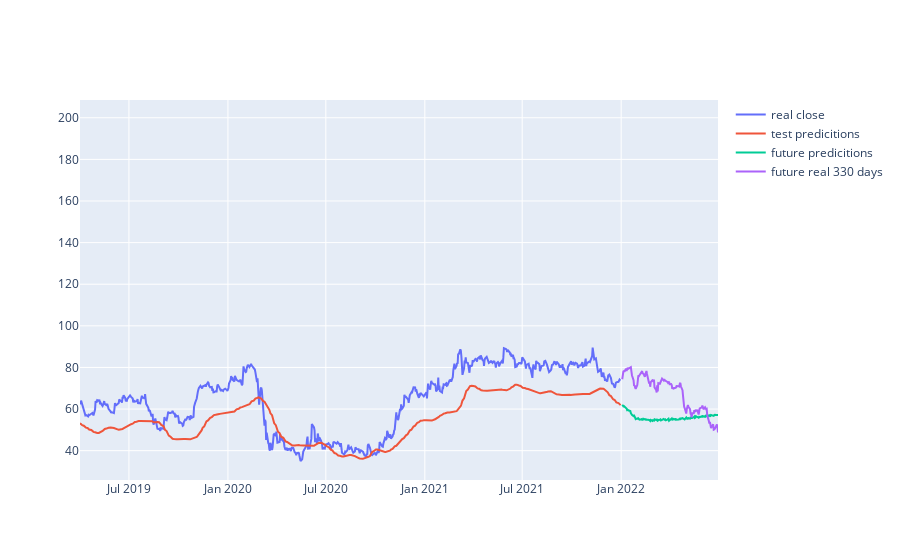

Notebook source saved alongside this figure:
### Code cell
fig = go.Figure()

fig.add_trace(go.Scatter(x=valid.index, y=valid['Open'], name='real close'))
fig.add_trace(go.Scatter(x=valid.index, y=valid['Pred'], name='test predicitions'))

fig.add_trace(go.Scatter(x=future_df.index, y=future_df['predictions'], name='future predicitions'))
fig.add_trace(go.Scatter(x=future_data_transform.index, y=future_data_transform['Open'], name=f'future real {future_days} days'))

fig.update_layout(xaxis_range=['2019-04-01', pd.to_datetime(end) + timedelta(days=30*6)])

fig.show()

### Figure 1 — Plotly figure (JSON) as saved in the notebook; plotly's stock layout.template omitted (floating-point values rounded to 4 significant figures; data arrays with more than 128 entries replaced by an {"elided": "..."} marker saying what was removed)
{"data": [{"name": "real close", "type": "scatter", "x": {"elided": "2606 str values"}, "y": {"elided": "2606 float values"}}, {"name": "test predicitions", "type": "scatter", "x": {"elided": "2606 str values"}, "y": {"elided": "2606 float values"}}, {"name": "future predicitions", "type": "scatter", "x": {"elided": "300 str values"}, "y": {"elided": "300 float values"}}, {"name": "future real 330 days", "type": "scatter", "x": {"elided": "323 str values"}, "y": {"elided": "323 float values"}}], "layout": {"xaxis": {"range": ["2019-04-01", "2022-06-30T00:00:00"]}}}
